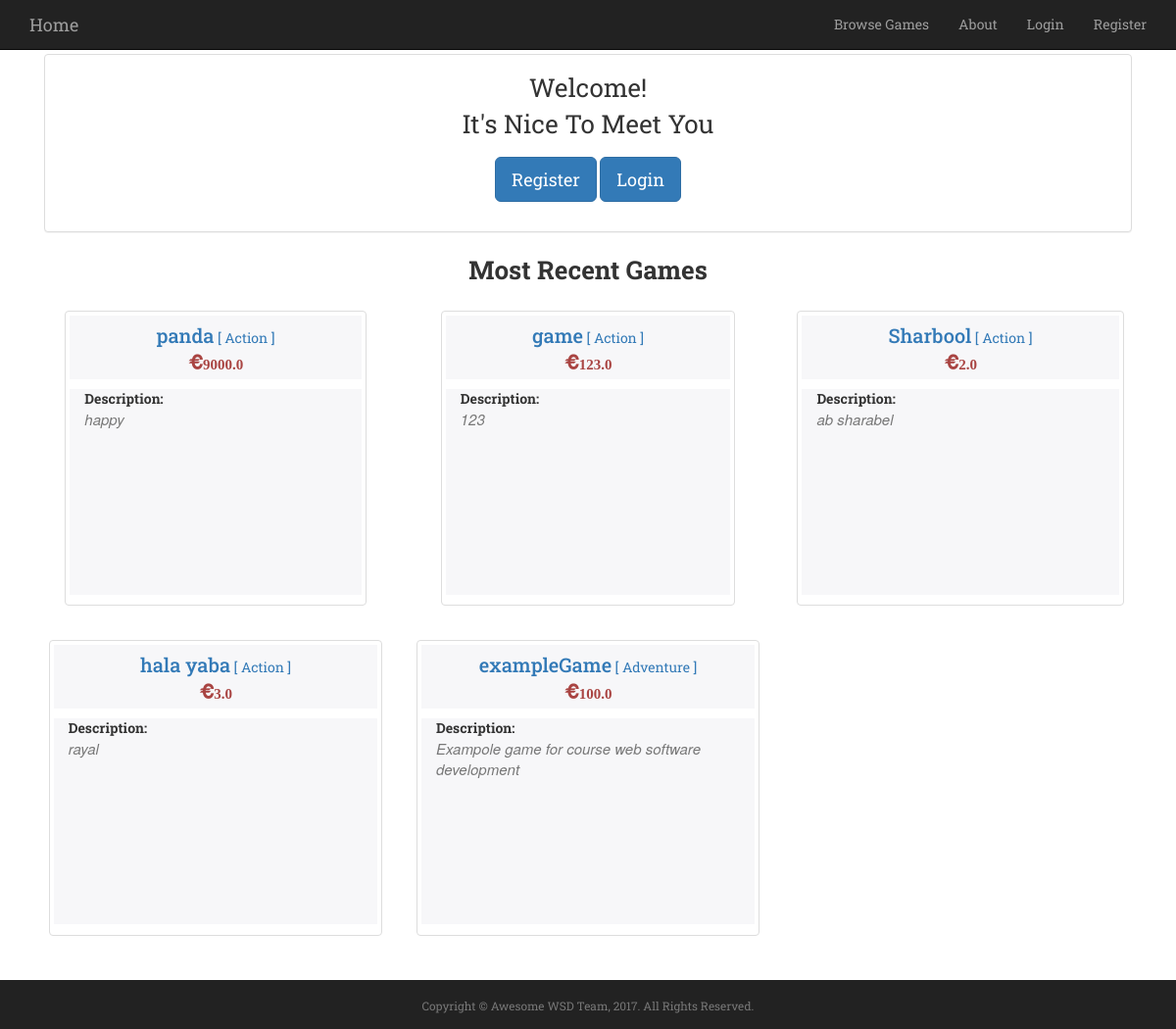
The app's page /, older data.
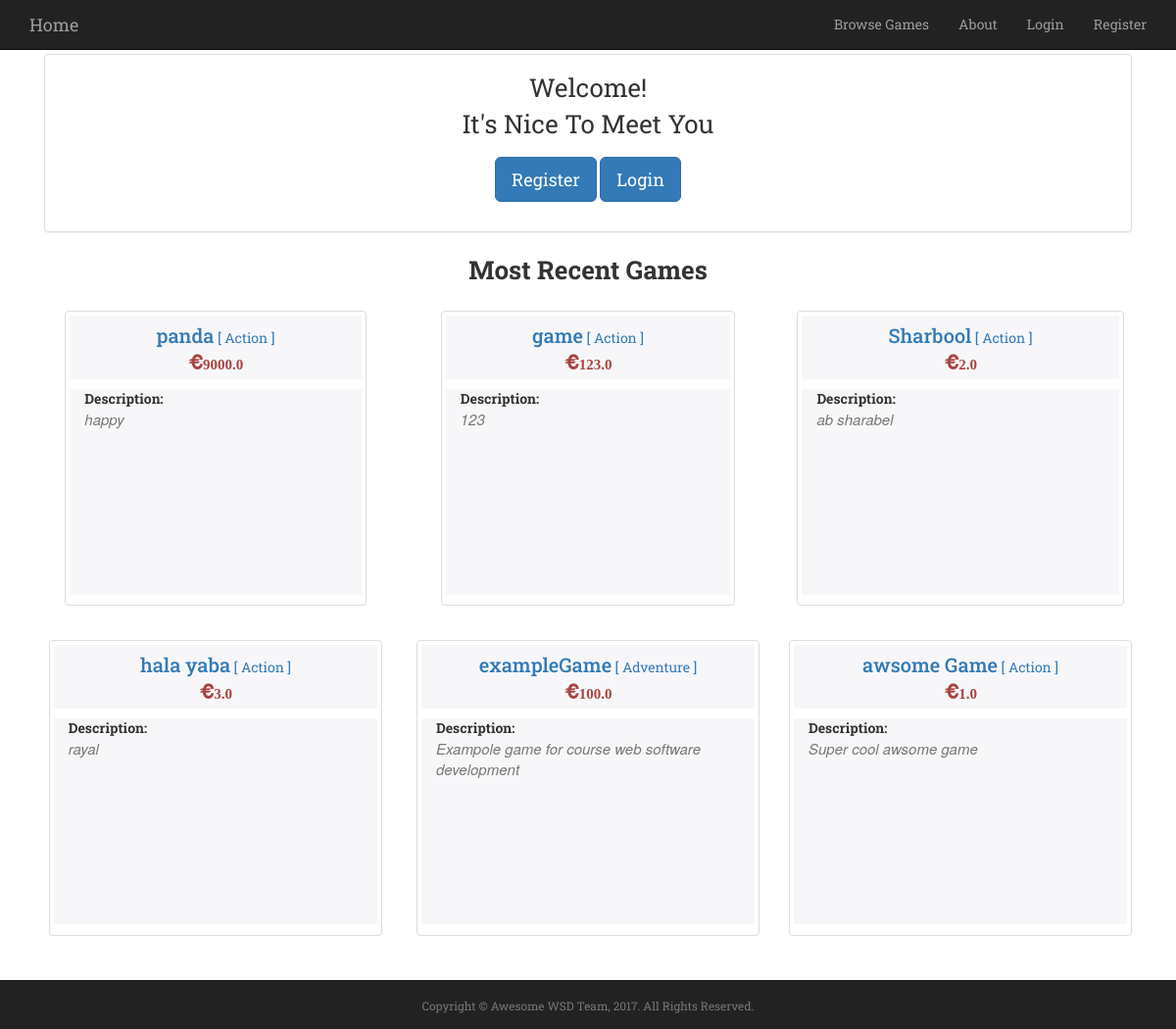
The same page, newer data.
### awsomeProject/models.py (models this page shows, shortened)
class Game(models.Model):
	Category_Choices = (
		('Action', 'Action'),
		('Adventure', 'Adventure'),
		('Sports', 'Sports'),
		('Strategy', 'Strategy'),
		('Puzzle', 'Puzzle')
	)
	name = models.CharField(max_length=255, unique=True)
	url = models.URLField()
	price = models.FloatField()
	description = models.TextField(max_length=300, default='')
	created = models.DateField(default=now, editable=False)
	category = models.CharField(max_length=20, choices=Category_Choices, default='Action')
	image = CloudinaryField('image')
	""" Informative name for mode """

### awsomeProject/views.py (the view)
# urls.py: 2. Add a URL to urlpatterns:  url(r'^$', views.home, name='home')
def home(request):
    enddate = date.today()
    startdate = enddate - timedelta(days=31)
    games = Game.objects.filter(created__range=[startdate, enddate])
    return render(request, 'home.html', {'games': games })

### awsomeProject/templates/home.html (shortened to what this page needs)
{% extends "base.html" %}
{% block scriptsAndStylesheets %}
	{% load cloudinary %}
{% endblock %}
{% block main %}
<div class="col-md-12" id="home">
	<div class="col-md-12">
		<div class="panel panel-default">
			<div class="panel-body">
				{% if user.is_authenticated %}
				<div class="col-md-12 text-center">
					<div class="section-font">Welcome Back {{ user.username }}!</div>
					<div class="section-font">It's Nice To Meet You</div>
				</div>
				{% else %}
				<div class="col-md-12 text-center">
					<div class="col-md-12 col-sm-12 col-xs-12" style="margin-bottom:15px">
						<div class="section-font">Welcome!</div>
						<div class="section-font">It's Nice To Meet You</div>
					</div>
					<div class="col-md-12 text-center" style="margin-bottom:15px">
						<a href="{% url "register" %}" class="btn btn-primary btn-lg" role="button">Register</a>
						<a href="{% url "login" %}" class="btn btn-primary btn-lg" role="button">Login</a>
					</div>
				</div>
				{% endif %}
			</div>
		</div>
	</div>
	<div class="col-md-12" style="margin-bottom:18px">
		<label class="section-font control-label">Most Recent Games</label>
	</div>
	<div class="" id="show-games">
		{% for game in games %}
		<div class="col-md-4 col-sm-6 text-center" style="padding-bottom:30px;">
			<div class="img-thumbnail text-center">
				<div class="col-md-12 bd-example">
				</div>
				<div class="col-md-12 highlight" style="padding-bottom:5px; margin-bottom:10px;">
					<a href={% url "game" game.name %}> <span class="service-heading">{{game.name}}</span><span> [ {{game.category}} ]</span></a><br>
					<span class="section-subheading text-danger">
						<span class="glyphicon glyphicon-euro" style="font-weight: 900; padding:5px;">{{game.price}}</span>
					</span>
				</div>
				<div class="col-md-12 text-left game-description highlight">
					<span><strong>Description:</strong></span>
					<p class="section-subheading text-muted">{{game.description}}</p>
				</div>
			</div>
		</div>
		{% endfor %}
	</div>
</div>
{% endblock %}

Row changes from the older to the newer data that the page shows:
added Game: name "awsome Game", category "Action", price "1.0", description "Super cool awsome game"
